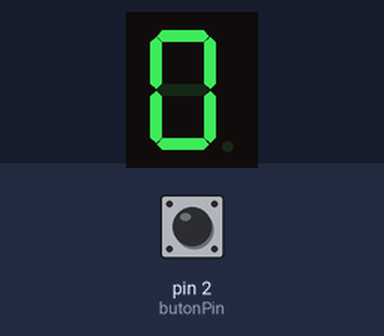
Simulated run of this sketch. Board: Arduino Uno, built with avr-gcc and run on an emulated ATmega328P. On the bench: 1-digit seven-segment display. Wiring (inferred from the names in the program): 1-digit 7-segment display, segments lit when HIGH: segments pin 7, pin 8, pin 3, pin 9, pin 10, pin 6, pin 5. The inputs (shaded band) are chosen by the test bench; at power-on: pin 2 (butonPin) LOW. The segment pins are drawn as the display they are named for.

Above: at 1.2 s.
1.3 s: pin 2 (butonPin) pulled HIGH for 0.15 s
At 2.0 s:
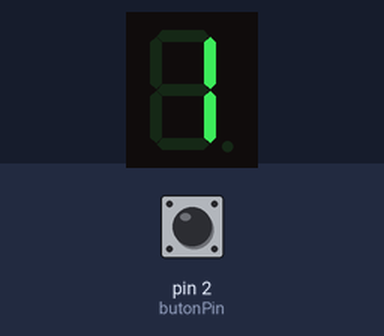
4.4 s: pin 2 (butonPin) pulled HIGH for 1 s
At 6.8 s:
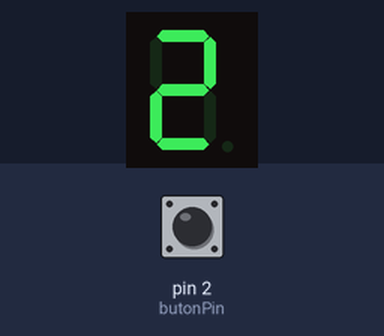
8.4 s: pin 2 (butonPin) pulled HIGH for 0.15 s
At 9.8 s:
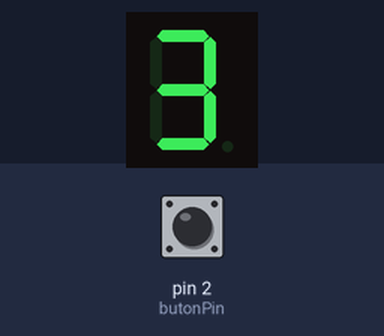
11.5 s: pin 2 (butonPin) pulled HIGH for 3.2 s
At 15.1 s:
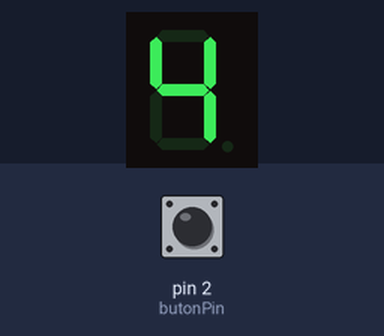
17.7 s: pin 2 (butonPin) pulled HIGH for 0.15 s
At 19.3 s:
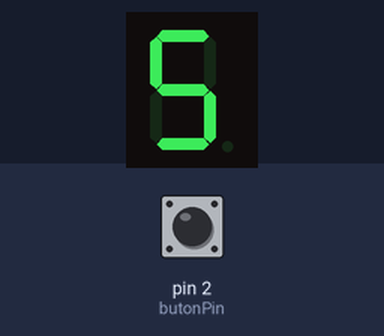
Timing chart, 0 to 20.8 s (numbered marks = the images above; inputs shaded):
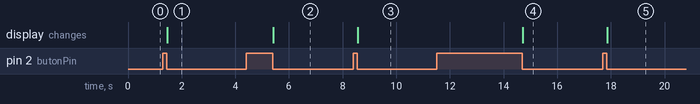

Measured:
- after the input at 1.3 s, the display: changes after 0.17 s (image 1)
- after the input at 4.4 s, the display: changes after 1.0 s (image 2)
- after the input at 8.4 s, the display: changes after 0.17 s (image 3)
- after the input at 11.5 s, the display: changes after 3.2 s (image 4)
- after the input at 17.7 s, the display: changes after 0.17 s (image 5)

The sketch:

buton.ino
```cpp
const int ledPin = 13, butonPin = 2;
boolean butonDeger = 0, ledDeger = false;
#define a 7
#define b 8
#define c 3
#define d 9
#define e 10
#define f 6
#define g 5
int sayac = 0;
int butonDurum = 0;

void setup() {
  // put your setup code here, to run once:
  pinMode(a, OUTPUT); // D
  pinMode(b, OUTPUT);//E
  pinMode(c, OUTPUT); //C
  pinMode(d, OUTPUT); //DT
  pinMode(e, OUTPUT); //G
  pinMode(f, OUTPUT); // F
  pinMode(g, OUTPUT); //A
  pinMode(butonPin, INPUT);


}
void loop() {
  butonDurum = digitalRead(butonPin);
  if (butonDurum == HIGH) {
    sayac = sayac +1 ;
    while( digitalRead(butonPin) );
    delay(20);
  }
  digitalWrite(a, LOW);
  digitalWrite(b, LOW);
  digitalWrite(c, LOW);
  digitalWrite(d, LOW);
  digitalWrite(e, LOW);
  digitalWrite(f, LOW);
  digitalWrite(g, LOW);
  digitalWrite(8, LOW);
  switch(sayac) {
    case 0:
      digitalWrite(a, HIGH);
      digitalWrite(b, HIGH);
      digitalWrite(c, HIGH);
      digitalWrite(d, HIGH);
      digitalWrite(e, HIGH);
      digitalWrite(f, HIGH);

      break;
    case 1:
      digitalWrite(b, HIGH);
      digitalWrite(c, HIGH);
      break;
    case 2:
      digitalWrite(a, HIGH);
      digitalWrite(b, HIGH);
      digitalWrite(g, HIGH);
      digitalWrite(e, HIGH);
      digitalWrite(d, HIGH);

      break;
    case 3:
      digitalWrite(a, HIGH);
      digitalWrite(b, HIGH);
      digitalWrite(c, HIGH);
      digitalWrite(g, HIGH);
      digitalWrite(d, HIGH);

      break;
    case 4:
      digitalWrite(f, HIGH);
      digitalWrite(g, HIGH);
      digitalWrite(b, HIGH);
      digitalWrite(c, HIGH);
      break;
    case 5:
      digitalWrite(a, HIGH);
      digitalWrite(f, HIGH);
      digitalWrite(g, HIGH);
      digitalWrite(d, HIGH);
      digitalWrite(c, HIGH);
      break;
    case 6:
      digitalWrite(a, HIGH);
      digitalWrite(f, HIGH);
      digitalWrite(e, HIGH);
      digitalWrite(d, HIGH);
      digitalWrite(c, HIGH);
      digitalWrite(g, HIGH);
      break;
    case 7:
      digitalWrite(b, HIGH);
      digitalWrite(c, HIGH);
      digitalWrite(a, HIGH);
      break;
    case 8:
      digitalWrite(a, HIGH);
      digitalWrite(b, HIGH);
      digitalWrite(c, HIGH);
      digitalWrite(d, HIGH);
      digitalWrite(e, HIGH);
      digitalWrite(f, HIGH);
      digitalWrite(g, HIGH);

      break;
    case 9:
      digitalWrite(b, HIGH);
      digitalWrite(a, HIGH);
      digitalWrite(g, HIGH);
      digitalWrite(f, HIGH);
      digitalWrite(c, HIGH);
      break;
    default:
      sayac = 0;
  }
}
```
